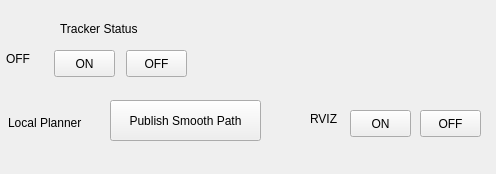
<?xml version="1.0" encoding="UTF-8"?>
<ui version="4.0">
 <class>MainWindow</class>
 <widget class="QMainWindow" name="MainWindow">
  <property name="geometry">
   <rect>
    <x>0</x>
    <y>0</y>
    <width>496</width>
    <height>174</height>
   </rect>
  </property>
  <property name="windowTitle">
   <string>LogPlot</string>
  </property>
  <widget class="QWidget" name="centralWidget">
   <widget class="QLabel" name="label">
    <property name="geometry">
     <rect>
      <x>8</x>
      <y>114</y>
      <width>101</width>
      <height>17</height>
     </rect>
    </property>
    <property name="text">
     <string>Local Planner</string>
    </property>
   </widget>
   <widget class="QPushButton" name="pushButton_traker1_on">
    <property name="geometry">
     <rect>
      <x>54</x>
      <y>50</y>
      <width>61</width>
      <height>27</height>
     </rect>
    </property>
    <property name="text">
     <string>ON</string>
    </property>
   </widget>
   <widget class="QLabel" name="label_traker1">
    <property name="geometry">
     <rect>
      <x>6</x>
      <y>50</y>
      <width>41</width>
      <height>17</height>
     </rect>
    </property>
    <property name="text">
     <string>OFF</string>
    </property>
   </widget>
   <widget class="QPushButton" name="pushButton_traker1_off">
    <property name="geometry">
     <rect>
      <x>126</x>
      <y>50</y>
      <width>61</width>
      <height>27</height>
     </rect>
    </property>
    <property name="text">
     <string>OFF</string>
    </property>
   </widget>
   <widget class="QLabel" name="label_traker1_2">
    <property name="geometry">
     <rect>
      <x>60</x>
      <y>20</y>
      <width>101</width>
      <height>17</height>
     </rect>
    </property>
    <property name="text">
     <string>Tracker Status</string>
    </property>
   </widget>
   <widget class="QPushButton" name="pushButton_PubMsg">
    <property name="geometry">
     <rect>
      <x>110</x>
      <y>100</y>
      <width>151</width>
      <height>41</height>
     </rect>
    </property>
    <property name="text">
     <string>Publish Smooth Path</string>
    </property>
   </widget>
   <widget class="QPushButton" name="pushButton_rviz_on">
    <property name="geometry">
     <rect>
      <x>350</x>
      <y>110</y>
      <width>61</width>
      <height>27</height>
     </rect>
    </property>
    <property name="text">
     <string>ON</string>
    </property>
   </widget>
   <widget class="QLabel" name="label_traker1_3">
    <property name="geometry">
     <rect>
      <x>310</x>
      <y>110</y>
      <width>31</width>
      <height>17</height>
     </rect>
    </property>
    <property name="text">
     <string>RVIZ</string>
    </property>
   </widget>
   <widget class="QPushButton" name="pushButton_rviz_off">
    <property name="geometry">
     <rect>
      <x>420</x>
      <y>110</y>
      <width>61</width>
      <height>27</height>
     </rect>
    </property>
    <property name="text">
     <string>OFF</string>
    </property>
   </widget>
  </widget>
  <widget class="QMenuBar" name="menuBar">
   <property name="geometry">
    <rect>
     <x>0</x>
     <y>0</y>
     <width>496</width>
     <height>25</height>
    </rect>
   </property>
  </widget>
 </widget>
 <layoutdefault spacing="6" margin="11"/>
 <resources/>
 <connections/>
</ui>
